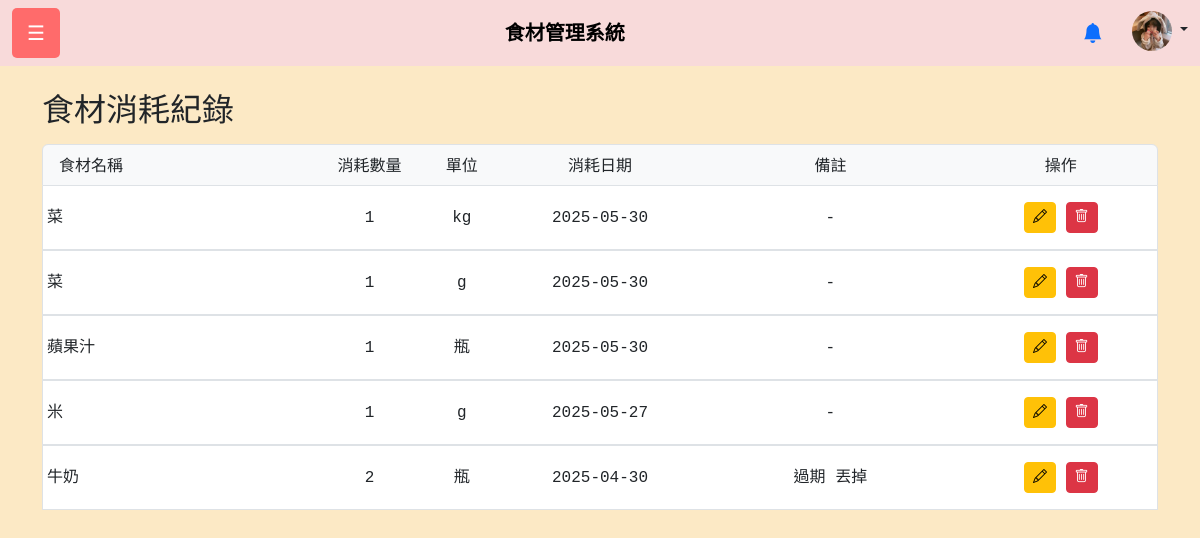
/IngredientUsageManager.php (signed in), run on the app's committed database.
### tables this page shows
CREATE TABLE `user` (
  `uId` int(11) NOT NULL,
  `uName` varchar(50) NOT NULL,
  `Password` varchar(255) NOT NULL,
  `Email` varchar(50) NOT NULL,
  `Language` varchar(50) DEFAULT NULL,
  `uImage` varchar(255) DEFAULT NULL
);

CREATE TABLE `ingredientusage` (
  `UsageId` int(11) NOT NULL,
  `IngredientId` int(11) NOT NULL,
  `uId` int(11) NOT NULL,
  `UsedQuantity` int(11) NOT NULL,
  `Unit` varchar(50) DEFAULT NULL,
  `UsageDate` date NOT NULL,
  `Note` varchar(255) DEFAULT NULL,
  `Role` varchar(50) DEFAULT NULL
);

CREATE TABLE `ingredient` (
  `IngredientId` int(11) NOT NULL,
  `uId` int(11) NOT NULL,
  `IName` varchar(50) NOT NULL,
  `Quantity` int(11) DEFAULT NULL,
  `ExpireDate` date DEFAULT NULL,
  `StoreType` varchar(20) DEFAULT NULL,
  `Unit` varchar(20) DEFAULT NULL,
  `PurchaseDate` date DEFAULT NULL,
  `ConsumedDate` date DEFAULT NULL,
  `Role` varchar(50) DEFAULT NULL
);

### IngredientUsageManager.php (the view, shortened to what this page needs)
<?php
$conn = new mysqli("localhost", "root", "", "foodmanager");
$uId = $_SESSION['user_id'];
$stmt = $conn->prepare("
    SELECT u.UsageId, i.IName, u.UsedQuantity, u.Unit, u.UsageDate, u.Note
FROM IngredientUsage u
JOIN Ingredient i ON u.IngredientId = i.IngredientId
WHERE u.uId = ?
ORDER BY u.UsageDate DESC
");
$stmt->bind_param("i", $uId);
$stmt->execute();
$result = $stmt->get_result();
$usages = [];
while ($row = $result->fetch_assoc()) {
    $usages[] = $row;
}
?>
<!DOCTYPE html>
<html lang="zh-Hant">
<head>
    <link rel="stylesheet" href="css/boot.css">
    <link href="https://cdn.jsdelivr.net/npm/bootstrap@5.3.0/dist/css/bootstrap.min.css" rel="stylesheet">
    <link rel="stylesheet" href="https://cdn.jsdelivr.net/npm/bootstrap-icons@1.10.5/font/bootstrap-icons.css">
</head>
<body>
    <?php include 'navbar.php'; ?>
    <div class="container mt-4">
        <h2>食材消耗紀錄</h2>
        <div class="list-group mt-3">
            <div class="list-group-item bg-light">
                <div class="row font-weight-bold align-items-center">
                    <div class="col-3">食材名稱</div>
                    <div class="col-1 text-center">消耗數量</div>
                    <div class="col-1 text-center">單位</div>
                    <div class="col-2 text-center">消耗日期</div>
                    <div class="col-3 text-center">備註</div>
                    <div class="col-2 text-center">操作</div>
                </div>
            </div>
            <?php if (empty($usages)): ?>
                <div class="list-group-item">尚無消耗紀錄</div>
            <?php else: ?>
                <?php foreach ($usages as $usage): ?>
                    <div class="list-group-item usage-card">
                        <div class="row align-items-center">
                            <div class="col-3"><?= htmlspecialchars($usage['IName']) ?></div>
                            <div class="col-1 text-center"><?= htmlspecialchars($usage['UsedQuantity']) ?></div>
                            <div class="col-1 text-center"><?= htmlspecialchars($usage['Unit']) ?></div>
                            <div class="col-2 text-center"><?= htmlspecialchars($usage['UsageDate']) ?></div>
                            <div class="col-3 text-center"><?= $usage['Note'] ? htmlspecialchars($usage['Note']) : '-' ?></div>
                            <div class="col-2 text-center">
                                <form method="POST" onsubmit="return confirm('確定要刪除此紀錄？');" style="display:inline;">
                                    <button type="button" class="btn btn-warning btn-sm" data-bs-toggle="modal" data-bs-target="#editModal<?= $usage['UsageId'] ?>">
                                        <i class="bi bi-pencil"></i>
                                    </button>
                                    <button type="submit" name="delete_usage" class="btn btn-danger btn-sm">
                                        <i class="bi bi-trash"></i>
                                    </button>
                                </form>
                            </div>
                        </div>
                    </div>
                <?php endforeach; ?>
            <?php endif; ?>
        </div>
    </div>
</body>
</html>

### navbar.php (shortened to what this page needs)
<?php
$conn = new mysqli("localhost", "root", "", "foodmanager");
$userImage = 'uploads/user-placeholder.jpg';
if (isset($_SESSION['user_id']) && isset($conn)) {
    $uId = $_SESSION['user_id'];
    $stmt = $conn->prepare("SELECT uImage FROM user WHERE uId = ?");
    if ($stmt) {
        $stmt->bind_param("i", $uId);
        $stmt->execute();
        $result = $stmt->get_result();
        if ($row = $result->fetch_assoc()) {
            $userImage = !empty($row['uImage']) ? $row['uImage'] : $userImage;
        }
    } else {
        error_log("Navbar prepare failed: " . $conn->error);
    }
}
?>
<nav class="navbar navbar-expand-lg">
    <div class="container-fluid">
        <button class="menu-btn me-3" data-bs-toggle="offcanvas" data-bs-target="#sidebar">☰</button>
        <a class="navbar-brand" href="index.php">食材管理系統</a>
        <div class="d-flex">
            <?php if (isset($_SESSION['user_id'])): ?>
                <div class="dropdown me-3">
                    <button class="btn btn-link position-relative" type="button" id="notificationDropdown" data-bs-toggle="dropdown" aria-expanded="false">
                        <i class="bi bi-bell-fill fs-5"></i>
                    </button>
                </div>
                <div class="dropdown">
                    <a class="nav-link dropdown-toggle" href="#" id="userDropdown" role="button" data-bs-toggle="dropdown" aria-expanded="false">
                        <img src="<?php echo htmlspecialchars($userImage); ?>" class="rounded-circle" alt="用戶頭像" width="40" height="40">
                    </a>
                </div>
            <?php else: ?>
                <button class="btn btn-outline-success" onclick="location.href='login.php'">登入</button>
            <?php endif; ?>
        </div>
    </div>
</nav>

### css/boot.css (style rules this page uses)
body { margin: 0; font-family: Arial, sans-serif; background-color: #fce9c5 !important; }
.navbar { background-color: #f8dada !important; }
.navbar-brand { font-weight: bold; }
.menu-btn { background: #ff6b6b; color: white; border: none; padding: 10px 15px; font-size: 20px; cursor: pointer; border-radius: 5px; transition: background 0.2s; }

### IngredientUsageManager.php (style rules this page uses)
.usage-card .row { font-family: monospace; }
.usage-card .col-2, .usage-card .col-3, .usage-card .col-4 { padding: 0.5rem 0; }

### data on the page
user: uImage (picture)
ingredientusage: IngredientId.IName "菜", UsedQuantity "1", Unit "kg", UsageDate "2025-05-30"
ingredientusage: IngredientId.IName "菜", UsedQuantity "1", Unit "g", UsageDate "2025-05-30"
ingredientusage: IngredientId.IName "蘋果汁", UsedQuantity "1", Unit "瓶", UsageDate "2025-05-30"
ingredientusage: IngredientId.IName "米", UsedQuantity "1", Unit "g", UsageDate "2025-05-27"
ingredientusage: IngredientId.IName "牛奶", UsedQuantity "2", Unit "瓶", UsageDate "2025-04-30", Note "過期 丟掉"
